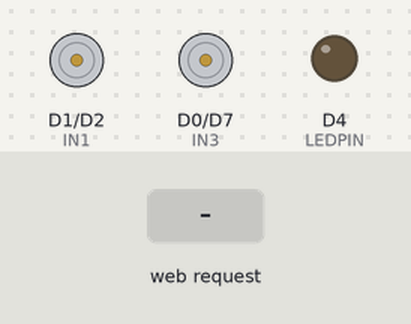
A sketch run on a simulated ESP8266 (NodeMCU). Parts: motor-driver pin pairs drawn as motors (green arrow = first pin HIGH = forward, orange = second pin HIGH = backward, longer = more drive, scaled by the enable pin), output pins drawn as LEDs (lit = HIGH). Inputs (shaded band) come from the test bench. WiFi joins after 1.5 s; servers stay silent unless stated; what the sketch prints to the serial monitor is not drawn.

Above: at 2.8 s.
2.9 s: HTTP request GET /move?dir=forward received
At 3.3 s:
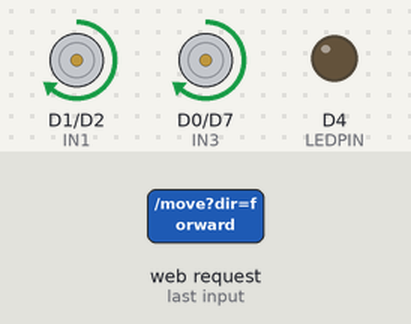
4.4 s: HTTP request GET /move?dir=stop received
At 5.6 s:
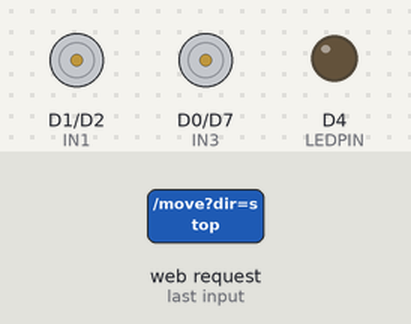
5.9 s: HTTP request GET /move?left=1&right=1&dir=1 received
At 6.8 s:
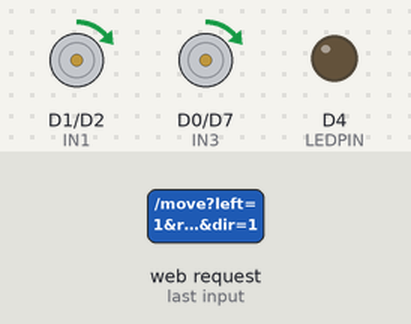
7.4 s: HTTP request GET /move?left=120&right=120&dir=120 received
At 8.0 s:
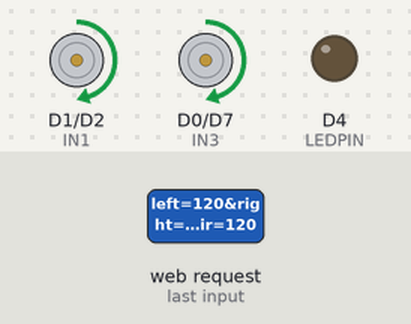
Timing chart, 0 to 9.9 s (numbered marks = the images above; inputs shaded):
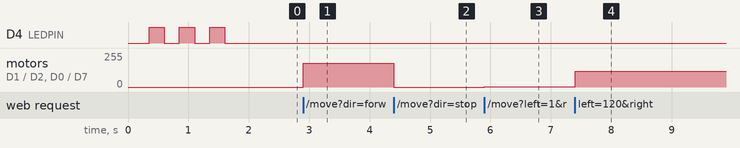

Measured:
- after the input at 2.9 s, motor on D1 (IN1) / D2 (IN2), motor on D0 (IN3) / D7 (IN4): stopped → forward 180/255 at once
- after the input at 4.4 s, motor on D1 (IN1) / D2 (IN2), motor on D0 (IN3) / D7 (IN4): forward 180/255 → stopped at once
- after the input at 5.9 s, motor on D1 (IN1) / D2 (IN2), motor on D0 (IN3) / D7 (IN4): stopped → forward 1/255 at once
- after the input at 7.4 s, motor on D1 (IN1) / D2 (IN2), motor on D0 (IN3) / D7 (IN4): forward 1/255 → forward 120/255 at once

The sketch:

ESP8266.ino
```cpp
// ESP8266_L298N_Controller.ino
#include <ESP8266WiFi.h>
#include <ESP8266WebServer.h>

const char* ssid = "Mi 10i";
const char* password = "tmkb2627";

ESP8266WebServer server(80);

// Motor pin mapping (avoid boot-pin conflicts)
const uint8_t IN1 = D1;   // left dir A
const uint8_t IN2 = D2;   // left dir B
const uint8_t ENA = D5;   // left PWM (ENA)
const uint8_t IN3 = D0;   // right dir A
const uint8_t IN4 = D7;   // right dir B
const uint8_t ENB = D6;   // right PWM (ENB)

// LED (onboard blue LED)
const uint8_t LEDPIN = LED_BUILTIN;  // NodeMCU: active LOW

unsigned long lastBlink = 0;
bool ledState = false;

void setMotorPWM(int leftPWM, int rightPWM);
void forward_simple();
void left_simple();
void right_simple();
void stop_motors();

void setup() {
  Serial.begin(115200);
  delay(100);

  pinMode(LEDPIN, OUTPUT);
  digitalWrite(LEDPIN, HIGH); // LED off (active LOW on NodeMCU)

  // motor pins
  pinMode(IN1, OUTPUT); pinMode(IN2, OUTPUT);
  pinMode(IN3, OUTPUT); pinMode(IN4, OUTPUT);
  pinMode(ENA, OUTPUT); pinMode(ENB, OUTPUT);

  analogWriteRange(255);
  analogWriteFreq(1000);

  Serial.printf("Connecting to WiFi: %s\n", ssid);
  WiFi.begin(ssid, password);

  // Blink LED while connecting
  while (WiFi.status() != WL_CONNECTED) {
    digitalWrite(LEDPIN, LOW); delay(250);
    digitalWrite(LEDPIN, HIGH); delay(250);
    Serial.print(".");
  }
  // connected
  digitalWrite(LEDPIN, LOW); // solid on
  Serial.println();
  Serial.println("WiFi connected!");
  Serial.print("IP: ");
  Serial.println(WiFi.localIP());

  // HTTP endpoint
  server.on("/move", []() {
    String leftParam = server.arg("left");
    String rightParam = server.arg("right");
    String dir = server.arg("dir");

    if (leftParam.length() > 0 && rightParam.length() > 0) {
      int left = leftParam.toInt();
      int right = rightParam.toInt();
      setMotorPWM(left, right);
      server.send(200, "text/plain", "OK");
      Serial.printf("Set speeds L=%d R=%d\n", left, right);
      return;
    }

    if (dir.length() > 0) {
      if (dir == "forward") forward_simple();
      else if (dir == "left") left_simple();
      else if (dir == "right") right_simple();
      else if (dir == "stop") stop_motors();
      server.send(200, "text/plain", "OK");
      Serial.println("Dir: " + dir);
      return;
    }

    server.send(400, "text/plain", "bad request");
  });

  server.begin();
  Serial.println("HTTP server started");
}

void loop() {
  server.handleClient();

  // if disconnected, try to reconnect and blink LED
  if (WiFi.status() != WL_CONNECTED) {
    unsigned long now = millis();
    if (now - lastBlink > 300) {
      lastBlink = now;
      ledState = !ledState;
      digitalWrite(LEDPIN, ledState ? LOW : HIGH); // blink
      Serial.print("WiFi disconnected, attempting reconnect...\n");
    }
    WiFi.reconnect();
  } else {
    digitalWrite(LEDPIN, LOW); // keep LED solid when connected
  }
}

void setMotorPWM(int leftPWM, int rightPWM) {
  // clamp 0..255
  if (leftPWM > 255) leftPWM = 255;
  if (leftPWM < -255) leftPWM = -255;
  if (rightPWM > 255) rightPWM = 255;
  if (rightPWM < -255) rightPWM = -255;

  // Left motor direction
  if (leftPWM >= 0) {
    digitalWrite(IN1, HIGH); digitalWrite(IN2, LOW);
    analogWrite(ENA, leftPWM);
  } else {
    digitalWrite(IN1, LOW); digitalWrite(IN2, HIGH);
    analogWrite(ENA, -leftPWM);
  }

  // Right motor direction
  if (rightPWM >= 0) {
    digitalWrite(IN3, HIGH); digitalWrite(IN4, LOW);
    analogWrite(ENB, rightPWM);
  } else {
    digitalWrite(IN3, LOW); digitalWrite(IN4, HIGH);
    analogWrite(ENB, -rightPWM);
  }
}

void forward_simple() {
  setMotorPWM(180, 180);
}
void left_simple() {
  setMotorPWM(80, 180);
}
void right_simple() {
  setMotorPWM(180, 80);
}
void stop_motors() {
  setMotorPWM(0, 0);
}
```
